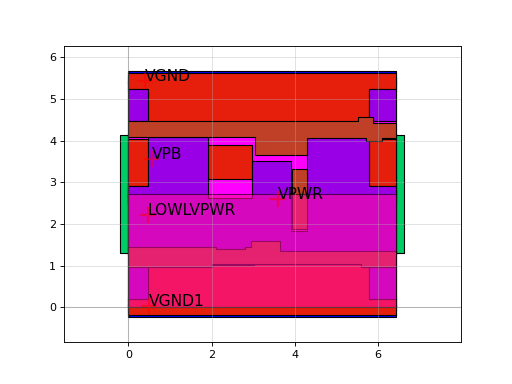

Write Python code to recreate this figure.
import sky130

c = sky130.components.sky130_fd_sc_hd__lpflow_lsbuf_lh_isowell_tap_1()
c.plot()
